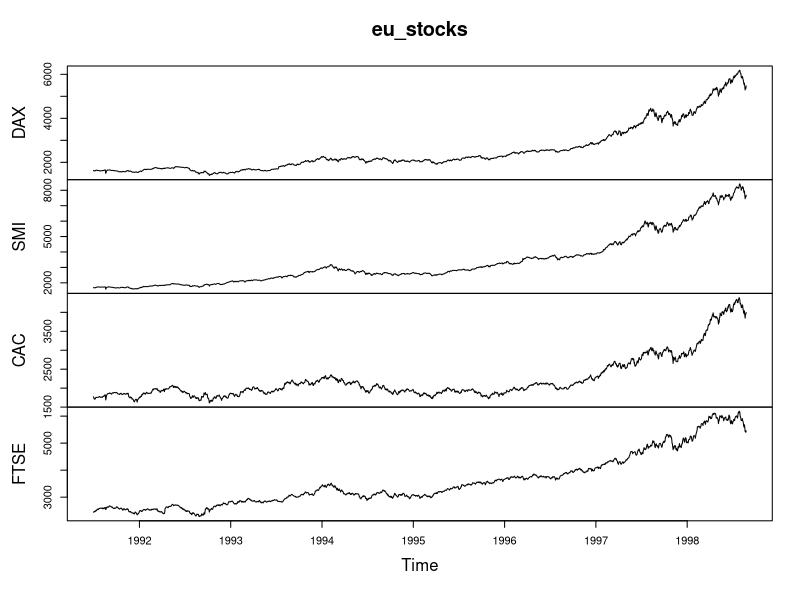
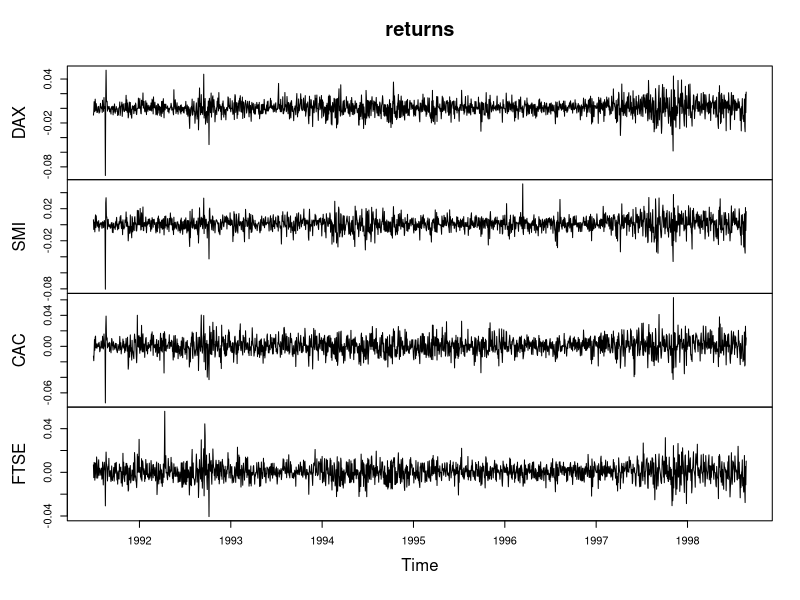
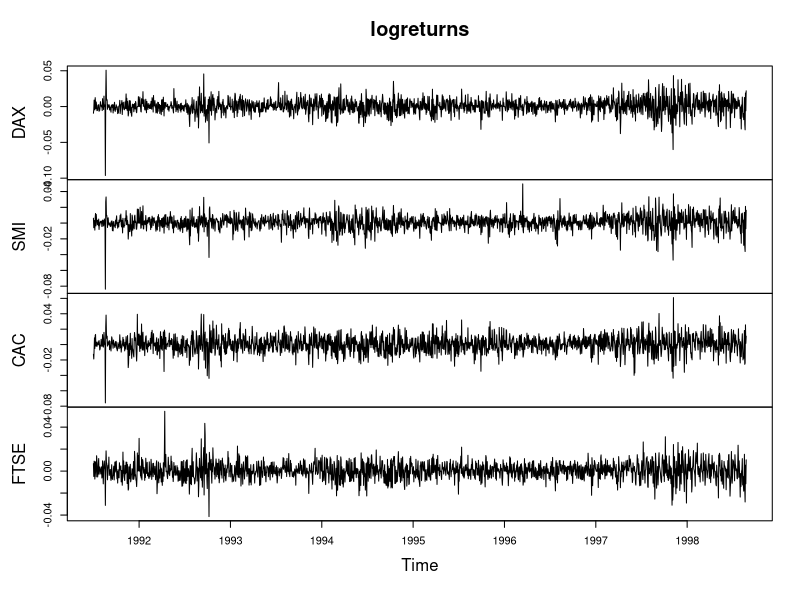
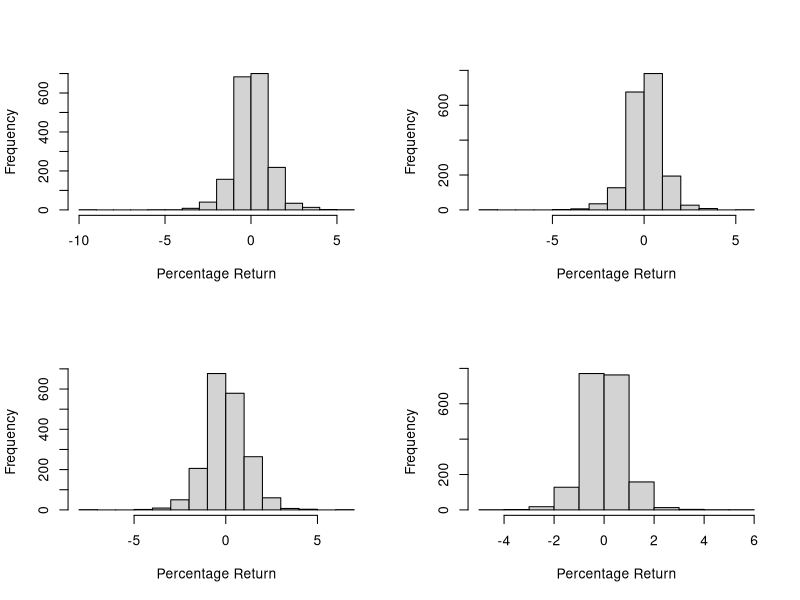
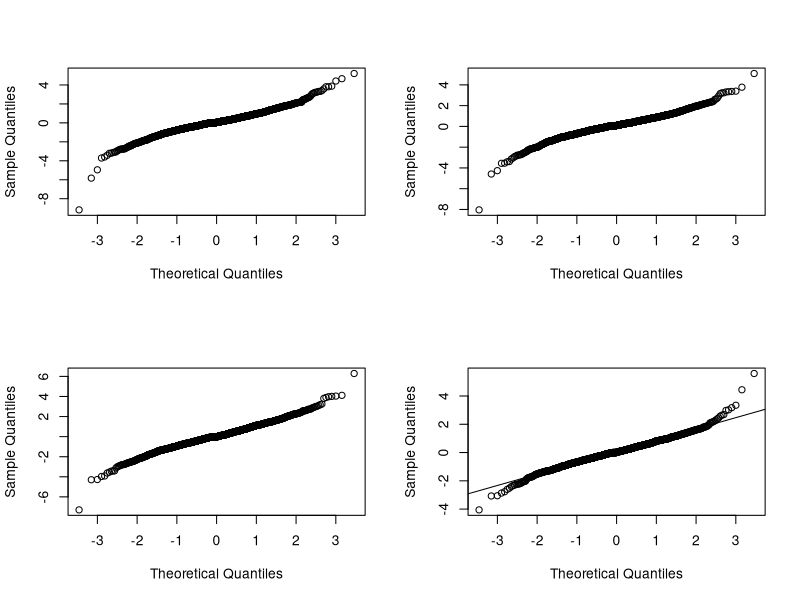
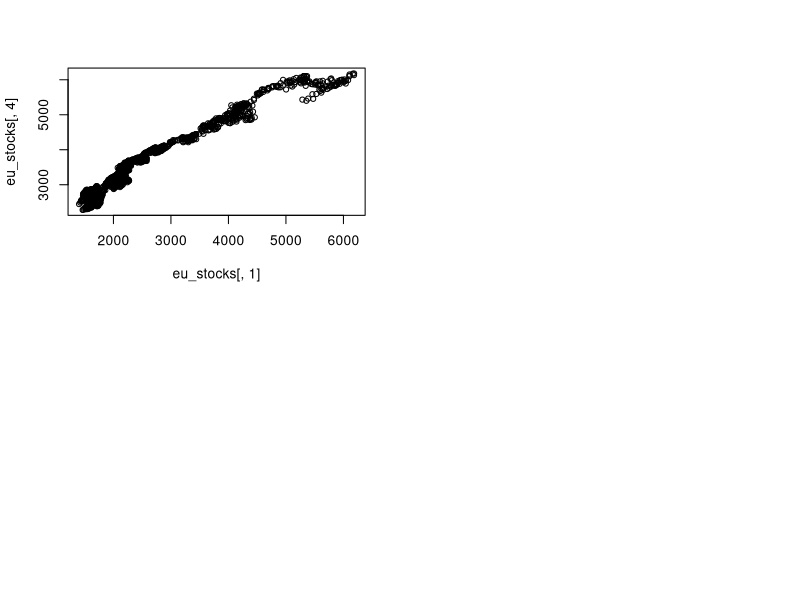
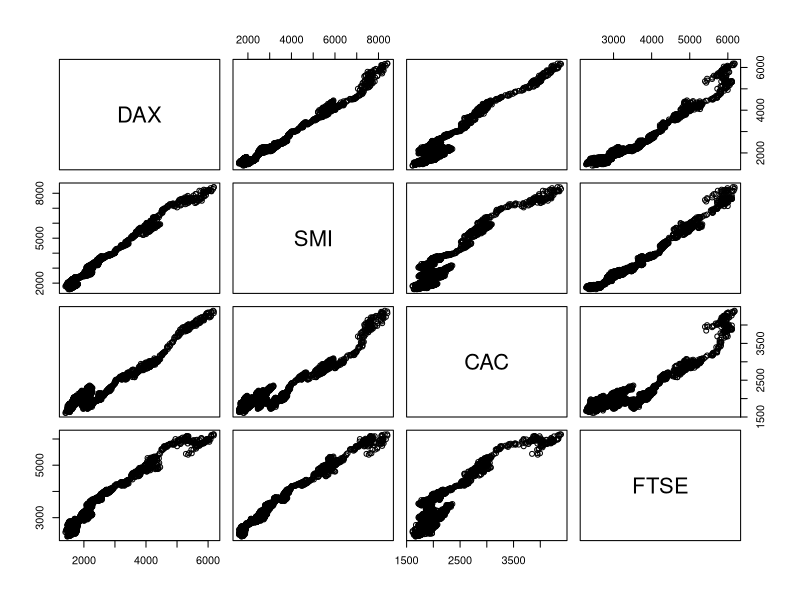
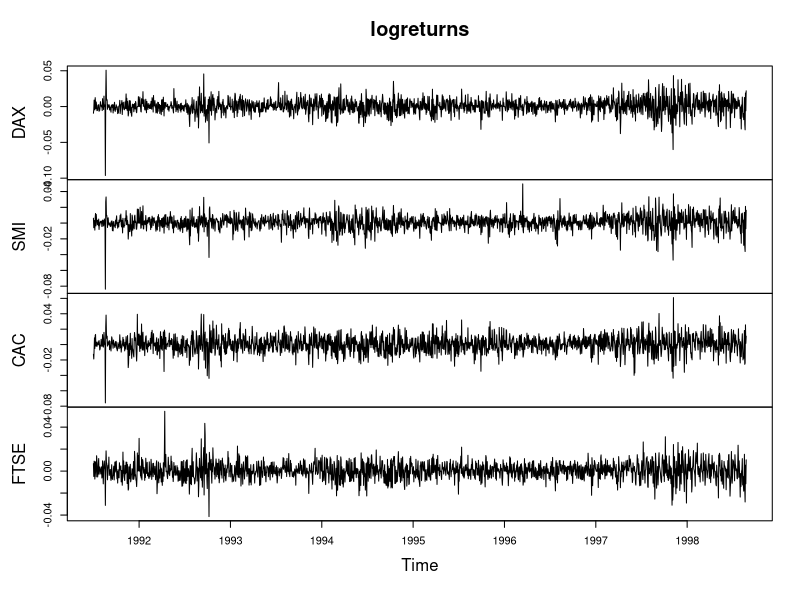

The R source for these figures, in order:
## ---- chunk 1
eu_stocks <- EuStockMarkets

# Plot eu_stocks
plot(eu_stocks)

# Use this code to convert prices to returns
returns <- eu_stocks[-1,] / eu_stocks[-1860,] - 1

# Convert returns to ts
returns <- ts(returns, start = c(1991, 130), frequency = 260)

# Plot returns
plot(returns)

# Use this code to convert prices to log returns
logreturns <- diff(log(eu_stocks))

# Plot logreturns
plot(logreturns)

## ---- chunk 2
# prep data
eu_percentreturns <- returns * 100

# Generate means from eu_percentreturns
colMeans(eu_percentreturns)

# Use apply to calculate sample variance from eu_percentreturns
apply(eu_percentreturns, MARGIN = 2, FUN = var)

# Use apply to calculate standard deviation from eu_percentreturns
apply(eu_percentreturns, MARGIN = 2, FUN = sd)

# Display a histogram of percent returns for each index
par(mfrow = c(2,2))
apply(eu_percentreturns, MARGIN = 2, FUN = hist, main = "", xlab = "Percentage Return")

# Display normal quantile plots of percent returns for each index
par(mfrow = c(2,2))
apply(eu_percentreturns, MARGIN = 2, FUN = qqnorm, main = "")
qqline(eu_percentreturns)

## ---- chunk 3
# Make a scatterplot of DAX and FTSE
plot(eu_stocks[,1], eu_stocks[,4])

# Make a scatterplot matrix of eu_stocks
pairs(eu_stocks)

# Convert eu_stocks to log returns
logreturns <- diff(log(eu_stocks))

# Plot logreturns
plot(logreturns)

# Make a scatterplot matrix of logreturns
pairs(logreturns)

## ---- chunk 4
# prep data
DAX_logreturns <- logreturns[,1]
FTSE_logreturns <- logreturns[,4]

# Use cov() with DAX_logreturns and FTSE_logreturns
cov(DAX_logreturns, FTSE_logreturns)

# Use cov() with logreturns
cov(logreturns)

# Use cor() with DAX_logreturns and FTSE_logreturns
cor(DAX_logreturns, FTSE_logreturns)

# Use cor() with logreturns
cor(logreturns)

## ---- chunk 5
x <- c(2.065544, 1.299638, 0.033578, -0.3425807, 0.2325613, 0.4681201, 4.341116, 2.820076, 2.908, 2.334951, 1.1599, 0.8200866, -0.2433893, -0.03355907, -1.535482, -0.693638, -1.417316, -0.7662318, 0.8353606, 0.04395345, 1.074475, 1.502004, -0.2123861, 0.3299652, -0.7503347, -0.1052204, 0.2047192, -0.171706, 0.8718138, 1.472137, 0.8411259, 0.9643016, 0.6682903, -0.2575269, 0.08193916, -1.46057, -1.267268, -2.193292, -2.210089, 0.4233895, -1.015139, -1.544462, -0.7252404, 0.7035238, -0.3610846, -0.7742209, -0.500236, 1.313694, 1.156217, 0.6878237, -0.7947518, 0.3256332, 2.009556, 1.706143, 0.9991064, 0.6893271, 0.6576426, 1.514035, 0.8580641, 1.969513, 2.982683, 3.017813, 1.300097, 0.7114022, 0.4078291, -0.534298, -0.2114725, 1.728144, -0.7554166, -1.341788, -1.72317, -2.781478, -1.725725, -3.494661, -2.417894, -0.1374425, -0.1580531, -0.2786536, -0.974935, -1.526666, -1.040931, -1.260597, -1.44067, -1.239026, -0.4466817, 1.125629, 3.255185, 1.135705, 0.9899241, 0.3824427, 2.711246, 2.422169, 1.7851, -1.030921, -1.066073, -2.634653, -2.668082, -1.304114, -1.042699, 0.4021526, -0.4892825, -0.4938147, -1.084577, -0.2745695, -1.843909, -2.099076, -1.889236, -1.845343, -0.3381216, -1.209117, -0.501577, -0.5829873, -1.665759, -1.413278, -2.553803, -0.8689529, -2.16915, -2.602026, -2.056782, -0.8765411, 1.329197, 1.07621, -0.964327, -1.8148, -2.057576, -2.343534, -0.01467163, 0.7732145, 0.03106214, 1.169996, 2.677323, 4.577617, 4.90583, 4.133004, 4.043981, 1.350813, 0.6142904, 1.42969, 0.7923115, 1.341781, 2.220166, 2.825023, 2.432793, 1.890234, 0.468774, -1.306806, -1.459106, 0.2116933, 1.102034, 1.423606)

x <- ts(x)
n <- length(x)

# Define x_t0 as x[-1]
x_t0 <- x[-1]

# Define x_t1 as x[-n]
x_t1 <- x[-n]

# Confirm that x_t0 and x_t1 are (x[t], x[t-1]) pairs  
head(cbind(x_t0, x_t1))
  
# Plot x_t0 and x_t1
plot(x_t0, x_t1)

# View the correlation between x_t0 and x_t1
cor(x_t0, x_t1)

# Use acf with x
acf(x, lag.max = 1, plot = FALSE)

# Confirm that difference factor is (n-1)/n
cor(x_t1, x_t0) * (n-1)/n

## ---- chunk 6
# Generate ACF estimates for x up to lag-10
acf(x, lag.max = 10, plot = FALSE)

# Type the ACF estimate at lag-10 
0.100

# Type the ACF estimate at lag-5
0.198

## ---- chunk 7
# prep data
x<-c(
  -0.0371945, -0.6774337, -0.7346274, -1.530753, -2.270475, -1.966438, -0.9642172, -0.5254676, -0.8943894, -0.5885773, 1.173991, 0.2372143, 0.4953394, 0.4510699, -0.07493236, 0.3944475, 1.693748, 0.1289142, -0.3778379, 0.6834055, 1.725439, 1.441053, 0.6011691, 0.05699473, 0.06582289, -1.115338, -0.6377188, -2.108545, -1.634415, -0.9738792, -3.366324, -3.008531, -4.468204, -4.133151, -5.63799, -5.004451, -3.228336, -2.90165, -2.652244, -2.294641, -3.405547, -2.195885, -0.02022387, 0.00810997, -1.067319, -0.5862661, 0.3617761, -0.7914878, -0.7243043, -0.2375602, -0.006248334, -0.8871769, -1.354322, -2.612806, -1.703891, -0.9672987, 0.4072381, 1.216422, 2.584759, 4.094657, 1.3229, 2.30104, 1.051198, 1.034542, 0.3281929, -0.2544074, 0.1153659, -0.09550107, -1.29116, -2.43527, -0.3402219, -0.1612461, -0.1938562, 0.0130285, 0.6699881, 0.2583376, 0.4080975, 0.6346525, 0.7872179, 0.2108624, 0.5712237, 1.451819, 1.149417, 3.409951, 0.3294953, 0.494241, -0.7823097, -1.250713, -2.174555, -1.332113, -0.2579807, 0.696177, 1.802775, 1.13365, 0.3408994, 1.205502, 2.517728, 1.459119, -0.07664063, -1.048398, 0.4591945, -0.1192162, 0.01902597, 0.4814569, 0.5298255, 3.183669, 2.544619, 3.263691, 1.888815, 1.813037, 0.1515052, -0.5887887, 0.6899315, -0.7204308, -0.857841, -1.287169, -1.528267, -1.20655, -2.332676, -2.767497, -3.079378, -1.889327, -1.804903, -1.724744, -2.020249, -1.884501, -1.856917, -0.5692461, 0.4504226, -0.684973, 0.1441279, -0.4585341, -0.7163896, 0.009236847, -0.2692218, 0.4075512, 1.515129, 1.917949, 2.316384, 0.8636596, 0.8677358, -0.2444124, -1.637805, -2.34618, -0.9336626, -0.7028431, -1.651374, -1.455613, -0.1657455, -0.3295202
)
y<-c(
  -1.363121, -2.007064, 1.458622, 5.735961, -0.6038233, -1.294575, 1.26073, 5.438339, -1.158564, -2.092377, 1.030416, 5.791997, -0.528572, 0.4994546, 0.936981, 4.712188, 2.557306, 1.318724, 2.033195, 4.46472, 1.995398, 1.539936, -0.41051, 4.891242, 0.4817101, 2.582473, -0.7632721, 5.176552, 0.5692751, 3.997787, 0.4793219, 3.461933, -0.7424117, 3.581696, -1.834319, 3.307288, 0.8936998, 4.39326, -0.5347452, 3.215408, 0.6049578, 4.754216, 0.3639881, 2.099483, 2.121385, 4.177273, 1.052707, 2.481302, 3.878023, 4.343234, 2.662682, 1.743587, 6.083051, 4.762191, 1.743551, 2.017151, 6.512928, 5.345223, 0.6326728, 3.04333, 5.872307, 4.106172, 0.1431763, 2.81641, 5.296144, 3.717681, 1.703102, 2.251832, 4.088232, 3.576238, 1.083734, 0.5924662, 2.830025, 3.03414, 1.844974, 0.2548238, 3.194788, 1.867072, 0.6080342, 2.624457, 3.10411, 2.170159, -0.08714403, 3.0589, 3.751025, 1.832164, 0.9329121, 4.722822, 2.820838, 1.331986, 0.239624, 4.433118, 3.374422, 0.9280016, 2.10145, 4.942583, 3.517209, 1.841848, 0.5822267, 4.262144, 2.347233, 0.1225283, 0.03479805, 5.625523, 4.225202, 0.6948933, 0.8461168, 6.523418, 2.926155, 0.7664312, 0.2416456, 5.072125, 2.15603, 0.5690797, -1.051876, 4.850235, 1.204409, 2.729162, 0.8284433, 1.481367, -1.803176, 2.222588, 0.8163767, 1.572005, -1.601205, 0.09871604, 1.693734, 1.615175, -2.158362, 0.2723635, 1.636204, 1.477044, -2.183051, 0.7216468, 1.85063, 0.8143965, -1.248028, 0.4961948, 2.982467, 1.452116, -1.672834, 0.2293648, 2.828051, 2.407309, -0.04598149, 1.626222, 5.610247, 2.944894, -0.7706812, 0.4437879
)
z<-c(
  0.315738, 1.735436, -0.009264601, 0.8136288, -0.9285601, -1.15311, 0.8628037, 0.5312867, -1.165747, -1.812795, 1.612365, 0.02719756, -0.4414481, 0.5215157, 0.6695942, 0.6605425, -0.6027687, 0.3106521, -0.4946789, -1.10656, 0.5709864, -1.001931, 0.2571652, 0.329057, -1.938901, -0.8566351, -1.363199, -0.57161, 0.8053028, -0.4962444, 0.1736293, -0.5040157, 0.1311102, 0.420892, -0.2292869, -0.5784476, -0.4693452, 0.3640042, -0.865851, 0.4226781, 0.4638332, -0.7922818, -0.7642701, -0.5504182, 0.5664275, 0.1453995, 0.4827295, 0.4748848, -0.1699093, 1.205351, 0.7755579, -0.03346979, 0.1178926, 0.2336056, 0.1273796, 0.949563, 0.4479227, -0.9589778, 1.425275, 0.5019502, -2.396123, 0.04668375, -0.1676888, 0.6634821, 0.1813273, 0.2200068, -1.990311, 1.079237, -0.8677026, 0.6860756, 0.4815514, -2.11252, 1.367934, 1.464156, 0.07157914, 0.3023937, -1.100968, 0.1160536, -0.0425502, 0.1372783, 0.3615697, -0.1924878, -0.3051125, 3.129498, -0.3782001, 0.7167233, -0.7111381, 0.1810782, 0.6889588, 0.8156271, -0.7992531, 0.04446238, 0.5404327, -0.6216673, 0.5446085, -0.3652836, -0.7591976, -1.492074, -1.170489, -1.567303, -1.612972, 1.254711, -0.3223669, 1.430948, -0.3156138, 0.1660291, 0.1944908, -0.7994526, -1.251505, -2.430422, 0.1798066, -0.3075393, 0.5043496, -0.4421376, -0.3637538, -2.189015, 0.5258419, -0.4848556, 0.2112115, -0.09713511, -0.9655491, 0.01600681, -0.05998641, -0.1554691, 0.1008953, 0.06193285, -0.7345588, -0.3183351, 1.038486, 1.085413, 0.6905016, 0.8596168, 0.4324529, 1.346334, 1.928117, 0.01478253, 0.9712312, 0.3049376, -0.7715935, -1.538397, -1.304015, -0.6401256, 1.133903, 0.02973662, 0.7387968, 1.92534, 0.9882898, 1.009784, -0.2135033, 1.477742
)

# View the ACF of x
acf(x)

# View the ACF of y
acf(y)

# View the ACF of z
acf(z)

